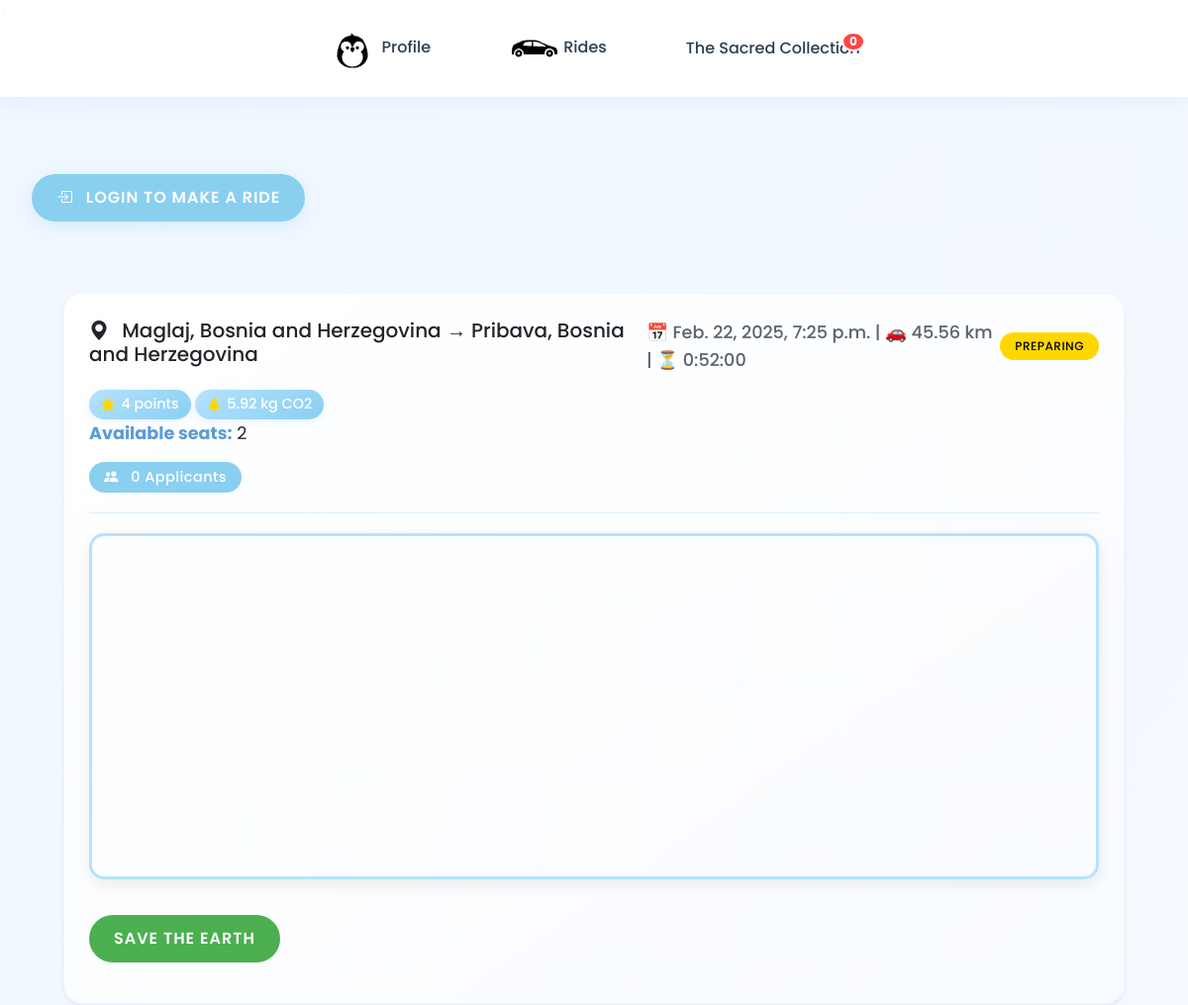
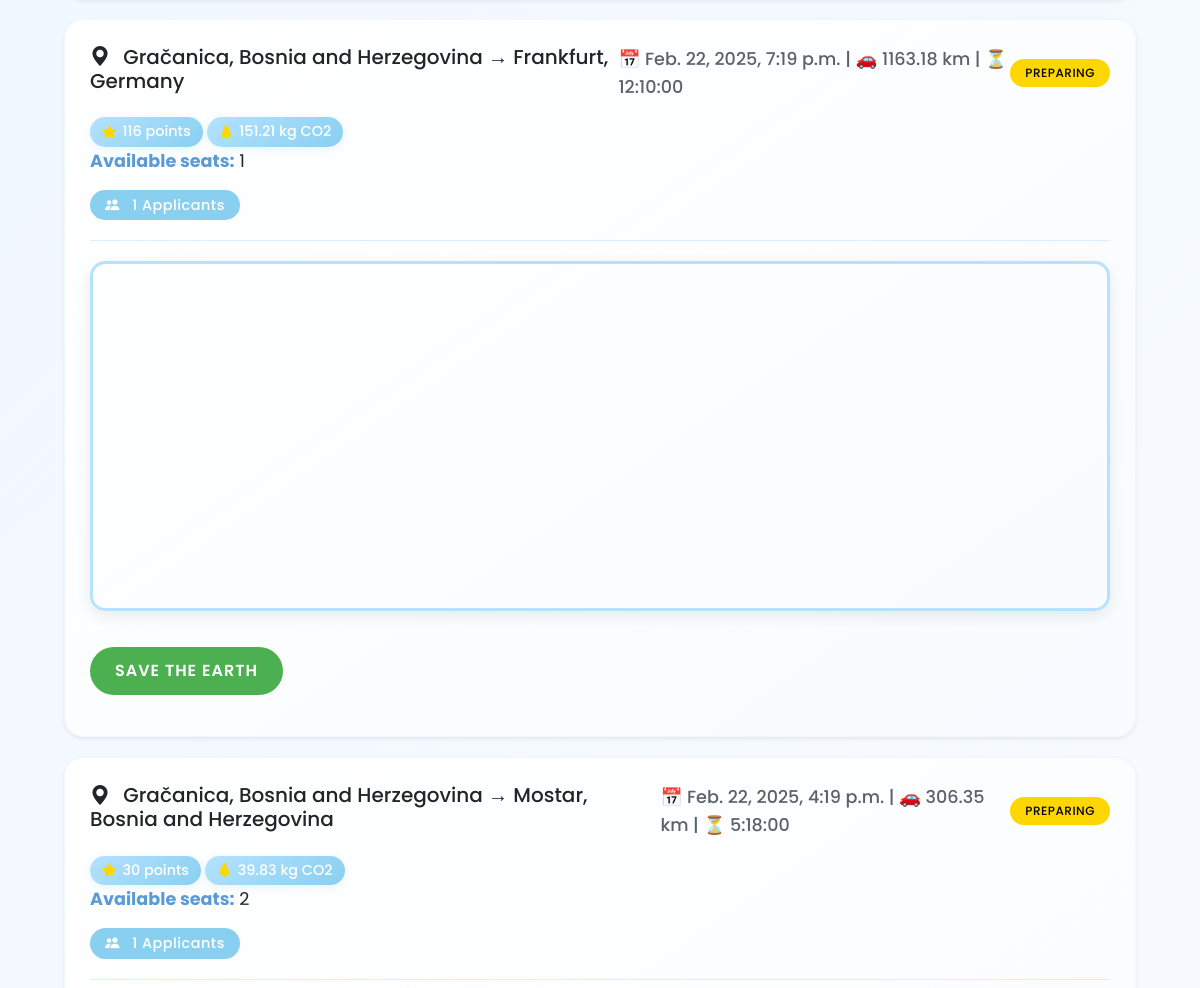
//base (upper part), run on an earlier commit of the app's database (2 pictures, top to bottom).
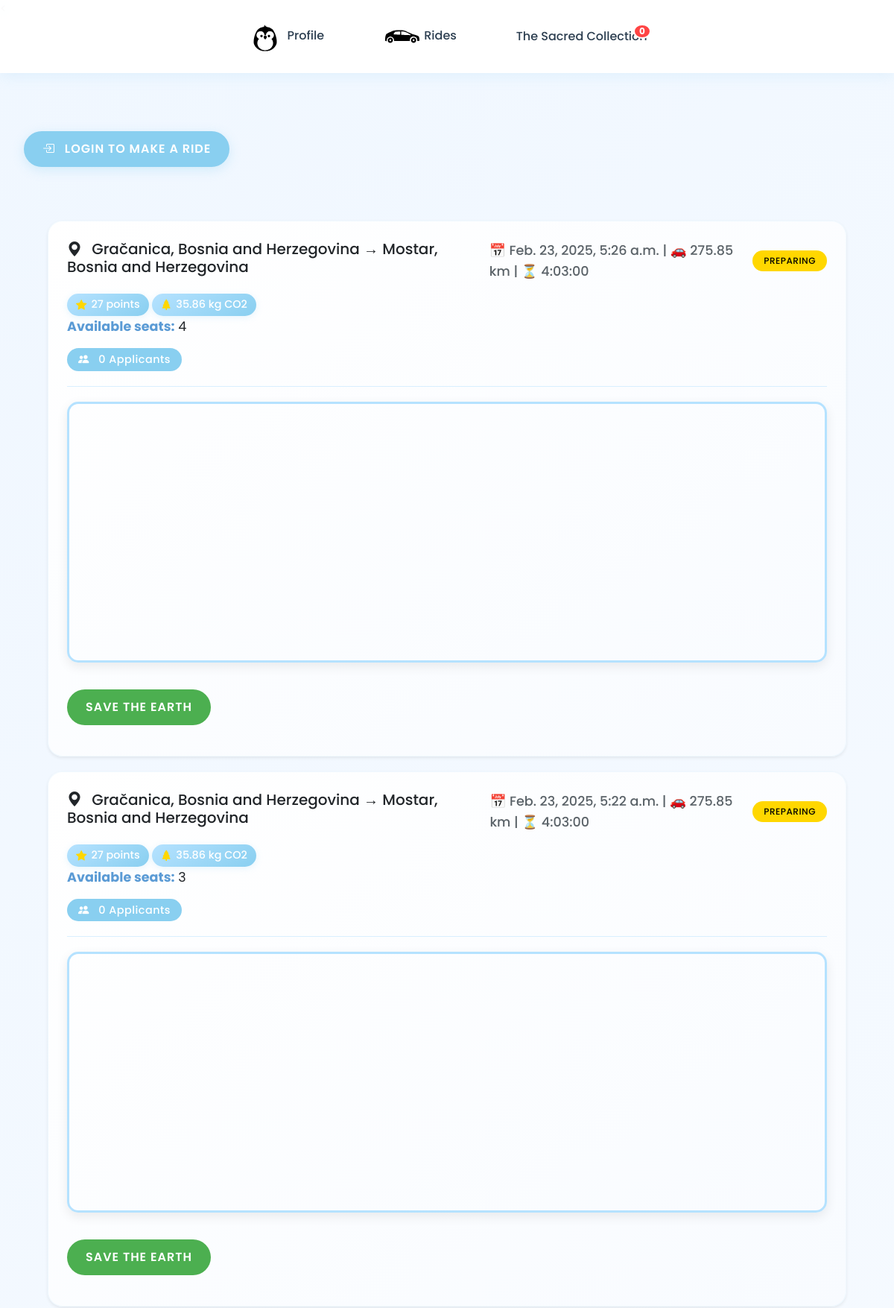
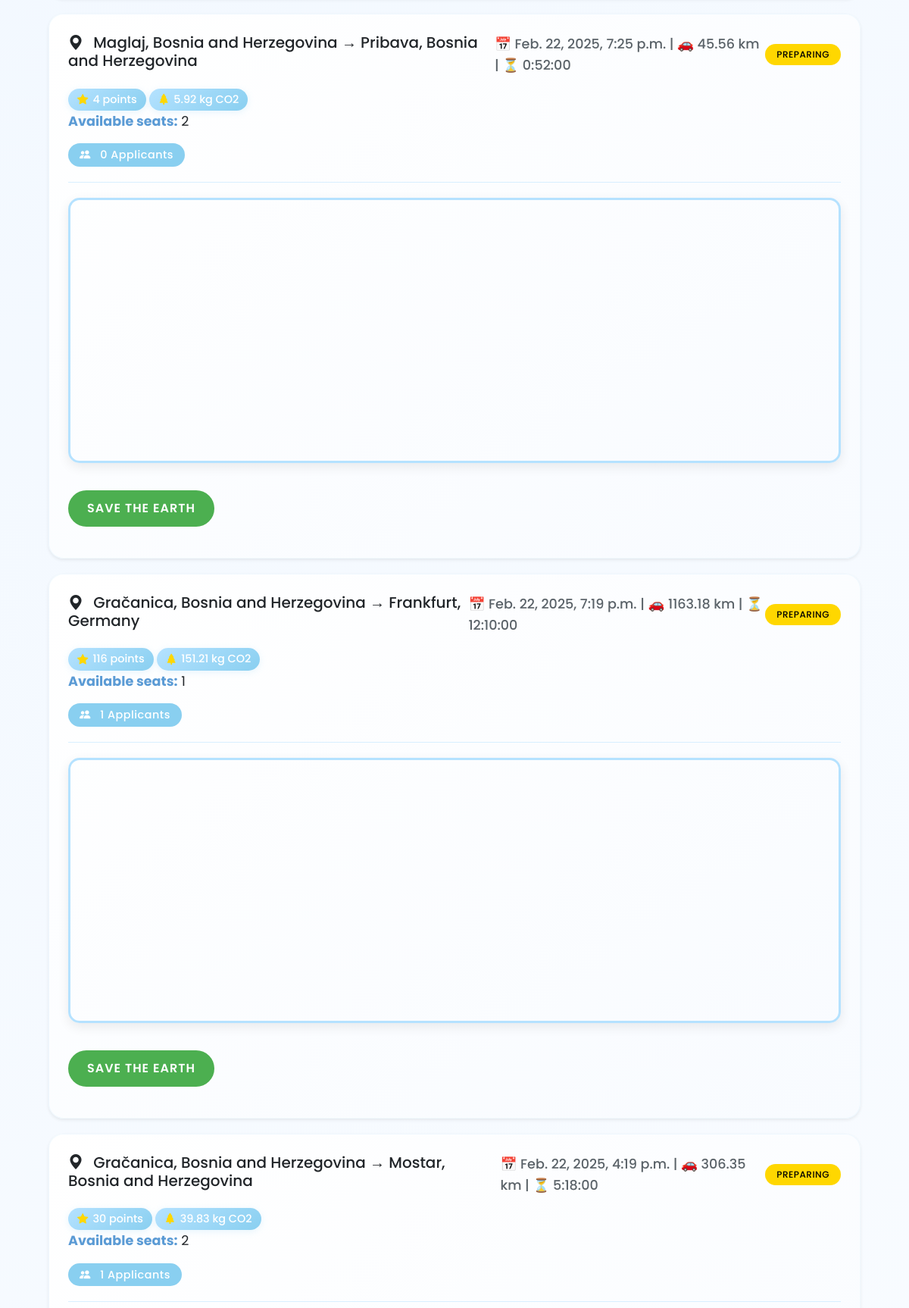
And on a later commit of the database (2 pictures, top to bottom).
### base/models.py (models this page shows)
class Ride(models.Model):
    start = models.CharField(max_length=50)
    end = models.CharField (max_length=50)
    distance = models.DecimalField(max_digits=10, decimal_places=2, default=0.00)
    travelers = models.IntegerField(default=1)
    duration = models.DurationField(null=True, blank=True)
    created_on = models.DateTimeField(default=timezone.now)  # Changed from auto_now_add
    start_date = models.DateTimeField(default=timezone.now)
    STATUS_CHOICES = [
        ('PREPARING', 'Preparing'),
        ('FINISHED', 'Finished'),
        ('CANCELED', 'Canceled'),
    ]
    status = models.CharField(
        max_length=10,
        choices=STATUS_CHOICES,
        default='PREPARING'
    )
    origin_place_id = models.CharField(max_length=255, null=True)
    origin_latitude = models.FloatField(default=0)
    origin_longitude = models.FloatField(default=0)
    destination_place_id = models.CharField(max_length=255, null=True)
    destination_latitude = models.FloatField(default=0)
    destination_longitude = models.FloatField(default=0)
    distance_km = models.FloatField(default=0)
    duration_text = models.CharField(max_length=100, null=True)
    selected_route_index = models.IntegerField(default=0)
    selected_route_polyline = models.TextField(default='')

### rides/views.py (called while the page is built)
    def get_queryset(self):
        return Ride.objects.filter(
            status='PREPARING'
        ).annotate(
            applicant_count=Count('applications'),
            pending_count=Count('applications', filter=Q(applications__status='PENDING')),
            approved_count=Count('applications', filter=Q(applications__status='APPROVED'))
        ).order_by('-created_on')

    def get_context_data(self, **kwargs):
        context = super().get_context_data(**kwargs)
        for ride in context['rides']:
            ride.points = int(float(ride.distance) * 0.1)
            ride.co2_saved = round(float(ride.distance) * 0.13, 2)  # 130g (0.13kg) CO2 per km
            print(ride.points)  # Convert Decimal to float first
        return context

### rides/templates/rides.html (shortened to what this page needs)
<{% extends 'base.html' %}
{% block content %}
{% if user.is_authenticated %}
    <a href="{% url 'make_ride' %}" class="btn btn-primary">
        <i class="bi bi-plus-circle"></i> Make a ride
    </a>
{% else %}
    <a href="{% url 'login:login' %}?next={% url 'make_ride' %}" class="btn btn-primary">
        <i class="bi bi-box-arrow-in-right"></i> Login to Make a Ride
    </a>
{% endif %}
<div class="container">
    {% for ride in rides %}
    <div class="ride-card shadow-sm">
        <div class="d-flex justify-content-between align-items-center mb-3">
            <h5 class="mb-2">
                <i class="bi bi-geo-alt-fill"></i>
                {{ ride.start }} → {{ ride.end }}
            </h5>
            <p class="text-muted mb-0">
                📅 {{ ride.start_date }} | 🚗 {{ ride.distance }} km | ⏳ {{ ride.duration }}
            </p>
            <span class="badge bg-warning">{{ ride.status }}</span>
        </div>
        <div class="points-badge">
            <i class="bi bi-star-fill"></i>
            {{ ride.points }} points
        </div>
        <div class="points-badge">
            <i class="bi bi-tree-fill"></i>
            {{ ride.co2_saved|floatformat:2 }} kg CO2
        </div>
        <p><strong>Available seats:</strong> {{ ride.travelers }}</p>
        <span class="badge bg-primary">
            <i class="bi bi-people-fill"></i> {{ ride.applicant_count }} Applicants
        </span>
        <hr>
        <div class="map-container" id="map-{{ ride.id }}"></div>
        <a href="{% url 'apply_for_ride' ride.id %}" class="btn btn-success my-3">Save the Earth</a>
    </div>
    {% empty %}
    <div class="alert alert-info">
        <i class="bi bi-info-circle"></i> No active rides available at the moment.
    {% endfor %}
</div>
{% endblock %}>

What changed in the data, as far as the page shows it:
added Ride: start "Gračanica, Bosnia and Herzegovina", end "Mostar, Bosnia and Herzegovina", start_date "Feb. 23, 2025, 5:26 a.m.", distance "275.85", duration "4:03:00", status "PREPARING", points "27", co2_saved "35.86", travelers "4", applicant_count "0"
added Ride: start "Gračanica, Bosnia and Herzegovina", end "Mostar, Bosnia and Herzegovina", start_date "Feb. 23, 2025, 5:22 a.m.", distance "275.85", duration "4:03:00", status "PREPARING", points "27", co2_saved "35.86", travelers "3", applicant_count "0"
